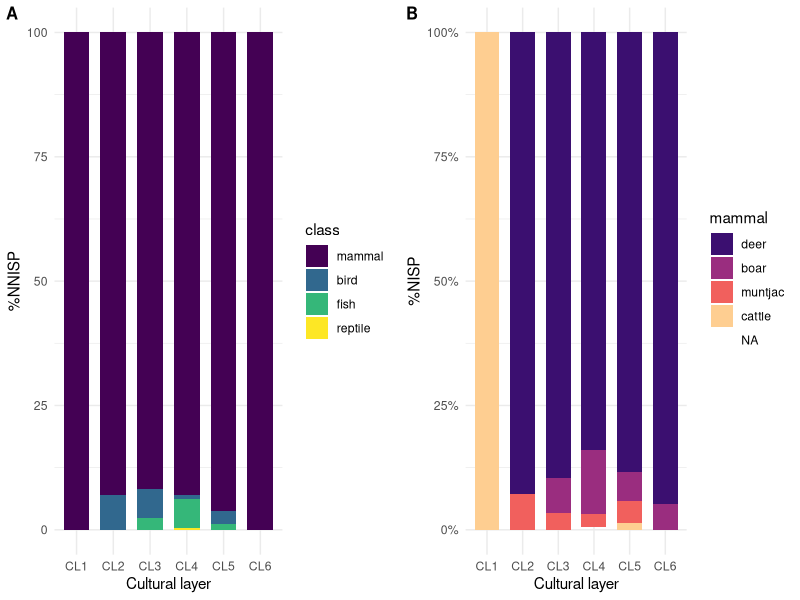
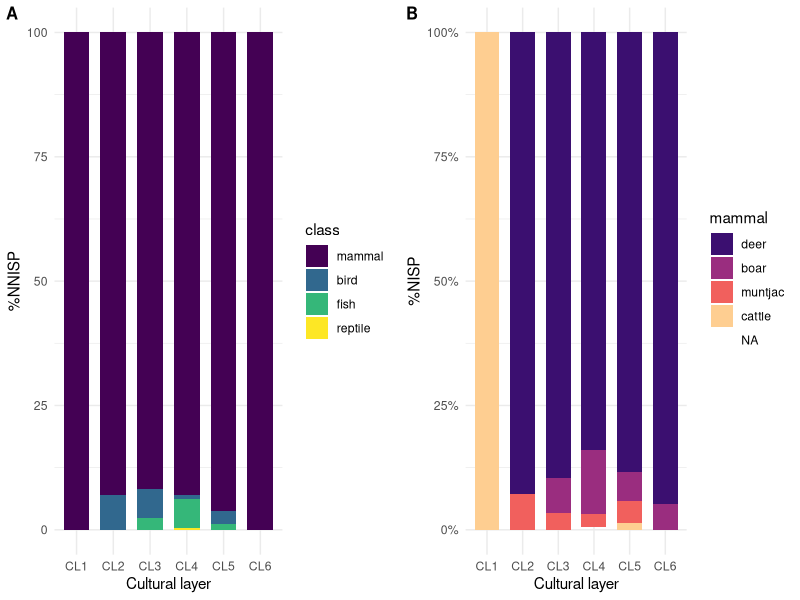

Write R code to recreate these figures, in order. (Note: this script raises an error after producing the figures.)
library(tidyverse)
# read data
kwl_fauna <- readxl::read_excel(here::here("analysis","data","raw_data","KWL_faunal_P.xlsx"), sheet = 1,
                                col_types = "text")

kwl_fauna_HM <- readxl::read_excel(here::here("analysis","data","raw_data","KWL_faunal_HM.xlsx"), sheet = 1,
                                   col_types = "text")

kwl_fauna_broken <- readxl::read_excel(here::here("analysis","data","raw_data","broken_fauna.xlsx"), sheet = 1,
                                   col_types = "text")

sample_p <- readr::read_csv(here::here("analysis", "data", "raw_data", "kwl-list-of-sampling-squares.csv"))

kwl_chro_6 <- readxl::read_excel(here::here("analysis", "data", "raw_data", "KWL_chronology.xlsx"), sheet = 5)

# tidy chronological data
kwl_chro_tidy_6 <-
  kwl_chro_6 %>%
  mutate(area = str_sub(Pit, 5, 7), Pit = str_sub(Pit, 1, 4)) %>%
  mutate(area = ifelse(area == "", "ABCD", area)) %>%
  mutate(area = sapply(strsplit(area, ""), paste, collapse= ",")) %>%
  separate_rows(area) %>%
  pivot_longer(cols = starts_with("L"), names_to = "layer", values_to = "period") %>%
  mutate(layer = str_sub(layer, 2, 3)) %>%
  mutate(layer = ifelse(nchar(layer) == 1, paste0("0", layer), layer))

# combine faunal data of cultural layers and temporal sequences
fauna_sam <-
  kwl_fauna %>%
  mutate(Pit = paste(context, pit, sep = "")) %>%
  filter(Pit %in% sample_p$the_sq) %>%
  filter(componant == "上文化層" &!layer == "00") %>% #remove sc
  #filter(!str_detect(`總報告類別`, "[[:punct:]]+|[0-9]+")) %>%
  mutate(area = ifelse(is.na(area), "C", area)) %>% # assign an area to the blanks, which won't change the results
  left_join(kwl_chro_tidy_6, by = c("Pit" = "Pit", "layer" = "layer", "area" = "area"))

# combine faunal data of middens and temporal sequences
fauna_H_sam <-
  kwl_fauna_HM %>%
  select(-`空間號`, -`層   位`) %>%
  mutate(Pit = paste("P", pit, sep = "")) %>%
  filter(Pit %in% sample_p$the_sq) %>%
  filter(componant == "上文化層") %>%
  left_join(kwl_chro_tidy_6, by = c("Pit" = "Pit", "layer" = "layer", "area" = "area"))

# combine and tidy data from midden and cultural layers
fauna_combined_context_all <-
  rbind(fauna_sam, fauna_H_sam) %>% # combine the two datasets
  filter(!`部位/名稱` %in% c("角","犄角","角?")) %>%  #not associated with diet
  filter(!`部位/名稱`== "角基部"|!is.na(`部位/左右`)) %>% # associated with cranial parts
  mutate(`重量(g)` = as.numeric(`重量(g)`)) %>%
  group_by(taxa) %>%
  mutate(`Weight (g)` = sum(`重量(g)`, na.rm = T)) %>%
  ungroup() %>%
  mutate(period = factor(period, levels = c("CL1","CL2","CL3","CL4","CL5","CL6"), order = T)) %>%
  mutate(category = case_when(str_detect(animal, "sika")|str_detect(animal, "sambar")|
                              str_detect(animal, "e deer")~ "deer", str_detect(animal, "fish") ~ "fish",
                              str_detect(animal, "cattle")|str_detect(animal, "buffalo")~ "cattle",
                              animal == "aves" ~ "bird", TRUE ~ animal)) %>%
  mutate(class = case_when(str_detect(taxa, "muntjac")|str_detect(taxa, "ammal")|str_detect(taxa, "erv")|
                           str_detect(taxa, "Sus")|str_detect(taxa, "Rattus")|str_detect(taxa, "Rusa")|
                           str_detect(taxa, "Bos")|str_detect(taxa, "Bubalus")~ "mammal",
                           str_detect(category, "fish") ~ "fish", str_detect(category, "bird") ~ "bird",
                           TRUE ~ "reptile")) %>%
  mutate(`部位/左右` = case_when(`部位/左右` == "Ｌ" ~ "L", `部位/左右` == "Ｒ" ~ "R", TRUE ~ `部位/左右`)) %>%
  mutate(category = fct_relevel(category, "deer","boar","muntjac","cattle","rat","bird","fish","turtle")) %>%
  mutate(cutmarks = ifelse(str_detect(`人為痕跡`, "切"),"yes", "no"),
         fractures = ifelse(str_detect(`人為痕跡`, "削")|str_detect(`人為痕跡`, "砍")|
                            str_detect(`人為痕跡`, "折"), "yes", "no"),
         burning =  ifelse(str_detect(`人為痕跡`, "火")|str_detect(`人為痕跡`, "燒"), "yes", "no")) %>%
  filter(is.na(refitted)) # for NISP

# taxa counts
fauna_combined_taxa <-
  fauna_combined_context_all %>%
  count(taxa, `Weight (g)`) %>%
  mutate(taxa = str_replace(taxa, "cervidae", "cervid")) %>%
  mutate(taxa = case_when(str_detect(taxa, "mm") ~ paste("Unidentified", tolower(taxa), sep =" "),
                          TRUE ~ taxa)) %>%
  mutate(`Common name` = case_when(str_detect(taxa, "Cer") ~ "Sika deer", str_detect(taxa, "Bub") ~ "Water buffalo",
                                   str_detect(taxa, "Rus") ~ "Sambar deer", str_detect(taxa, "Ree") ~ "Muntjac",
                                   str_detect(taxa, "Sus") ~ "Boar", str_detect(taxa, "Bos") ~ "Yellow cattle",
                                   str_detect(taxa, "Rat") ~ "Rat", str_detect(taxa, "Pli") ~ "Catfish",
                                   str_detect(taxa, "Act") ~ "Ray-finned fish", str_detect(taxa, "Tes") ~ "Turtle",
                                   str_detect(taxa, "cervid") ~ "Deer family")) %>%
  mutate(group = case_when(str_detect(`Common name`, "deer") ~ 1, str_detect(`Common name`, "Deer") ~ 2,
                           str_detect(taxa, "Sus") ~ 3, str_detect(taxa, "Bub")|str_detect(taxa, "Bos") ~ 4,
                           str_detect(taxa, "munt") ~ 5, str_detect(taxa, "Rat") ~ 6, str_detect(`Common name`, "fish") ~ 7,
                           str_detect(taxa, "Tes") ~ 8, str_detect(taxa, "Ave") ~ 9, str_detect(taxa, "large m") ~ 10,
                           str_detect(taxa, "medium m") ~ 11, TRUE ~ 12)) %>%
  group_by(group) %>%
  arrange(desc(`Weight (g)`), .by_group = TRUE) %>%
  ungroup () %>%
  rename(Taxon = taxa, NISP = n) %>%
  select(Taxon, `Common name`,  NISP, `Weight (g)`) %>%
  bind_rows(summarise(., across(where(is.numeric), sum), across(where(is.character), ~"Total"))) %>%
  mutate(`Common name`= ifelse(is.na(`Common name`)|`Common name` == "Total", "-", `Common name`))

# calculate MNI
fauna_combined_MNI <-
  fauna_combined_context_all %>%
  filter(!is.na(`部位/左右`)) %>%
  count(`部位/左右`, category, `部位/名稱`)

fauna_combined_context <-
  fauna_combined_context_all %>%
  filter(!taxa == "Rattus sp.")

################### Taxonomic abundance ###################
# barplot I: classes of vertebrates by period (NISP)
verte_class_barplot <-
  fauna_combined_context %>%
  drop_na(period, class) %>%
  group_by(period) %>%
  mutate(class = factor(class, levels = c("mammal", "bird", "fish", "reptile"), ordered = TRUE)) %>%
  ggplot(aes(x = period, fill = class))+
  geom_bar(position = "fill", width = 0.7) + #position_dodge2(preserve = "single")
  labs(y = "NISP", x = "cultural layer") +
  scale_y_continuous(labels = scales::percent) +
  theme_minimal() +
  theme(legend.title=element_blank())

# barplot II: classes of vertebrates by period (normed NISP across classes)
verte_class_barplot_normed <-
  fauna_combined_context %>%
  count(period, class) %>% #class
  drop_na(period, class) %>%
  mutate(NNISP = case_when(str_detect(class, "mammal") ~ n/205,
                           str_detect(class, "bird") ~ n/120,
                           str_detect(class, "fish") ~ n/150,
                           str_detect(class, "reptile") ~ n/200)) %>%
  mutate(class = factor(class, levels = c("mammal", "bird", "fish", "reptile"), ordered = TRUE)) %>%
  group_by(period) %>%
  summarise(total_per_period = sum(NNISP), across()) %>%
  mutate(`%NNISP` = (NNISP/total_per_period)*100) %>%
  ggplot(aes(x = period, y = `%NNISP`))+
  geom_bar(stat = "identity", aes(fill = class), width = 0.7) +
  labs(y = "%NNISP", x = "Cultural layer") +
  theme_minimal()

# barplot III: relative abundance of mammals by period
library(viridis)
verte_mammal_barplot <-
  fauna_combined_context %>%
  filter(class == "mammal") %>%
  drop_na(period, category) %>% # remove category to get absolute abundance
  mutate(category = factor(category, levels = c("deer", "boar", "muntjac", "cattle"), ordered = TRUE)) %>%
  ggplot(aes(x = period, fill = category))+
  geom_bar(position = "fill", width = 0.7) +
  labs(y = "%NISP", x = "Cultural layer") +
  scale_y_continuous(labels = scales::percent) +
  theme_minimal() +
  scale_fill_viridis_d(option="magma", begin = 0.2, end = 0.9) +  #plasma
  guides(fill= guide_legend(title="mammal"))

library(cowplot)
plot_grid(verte_class_barplot_normed, verte_mammal_barplot,
          labels = c('A', 'B'), rel_widths = c(1, 1), label_size = 12)

ggsave(here::here("analysis","figures", "NISP_pro_by_layer.png"),
       bg = "white",width = 8, height = 3, dpi = 360, units = "in")

################### ubiquity ###################
# calculate the number of units for each cultural layers
kwl_unit_per_period <-
  kwl_chro_6 %>%
  mutate(all = pmap_chr(select(., -Pit, -Grid), ~toString(unique(na.omit(c(...)))))) %>%  # unite and remove duplicates
  mutate(unit = str_extract(Pit, "[A-Z]+[0-9]{3}")) %>%
  distinct(unit, .keep_all = TRUE) %>%
  mutate(CL1 = ifelse(str_detect(all, "CL1"), unit, NA)) %>%
  mutate(CL2 = ifelse(str_detect(all, "CL2"), unit, NA)) %>%
  mutate(CL3 = ifelse(str_detect(all, "CL3"), unit, NA)) %>%
  mutate(CL4 = ifelse(str_detect(all, "CL4"), unit, NA)) %>%
  mutate(CL5 = ifelse(str_detect(all, "CL5"), unit, NA)) %>%
  mutate(CL6 = ifelse(str_detect(all, "CL6"), unit, NA))

# count the units by cultural layers for later join
unit_by_period <-
  data.frame(unit_count = colSums(!is.na(kwl_unit_per_period))) %>%
  slice_tail(n = 6) %>%
  tibble::rownames_to_column("period")

# ubiquity of taxa from the 40 units by temporal sequences
fauna_ubiquity <-
  fauna_combined_context %>%
  select(Pit, layer, category, `重量(g)`, period, taxa) %>%
  count(period, Pit, category) %>%
  count(period, category) %>%
  drop_na(period, category) %>%
  left_join(unit_by_period) %>% # join the unit counts for each period
  mutate(ubiquity = paste(round(n/unit_count *100, 2), "%")) %>%
  select(-n, -unit_count) %>%
  pivot_wider(names_from = period, values_from = ubiquity) %>%
  arrange(category)

################### Skeletal part ###################
fauna_deer_only <-
  fauna_combined_context %>%
  filter(category %in% c("deer") & !is.na(period))

deer_element_BMD <- # based on Reitz and Wing (2008: 246, 247)
  fauna_deer_only %>%
  filter(!is.na(`部位/名稱`)) %>%
  count(`部位/名稱`,`部位/位置`) %>%
  mutate(part = paste0(`部位/名稱`,`部位/位置`)) %>%
  mutate(BMD = case_when(part == "astragaluscom." ~ 0.61, part %in% c("下顎及齒中段","下顎及齒片段","下顎骨片段", "下顎及齒前段") ~ 0.57,
         part == "下顎骨art." ~ 0.36, part == "下顎骨prox." ~ 0.61, part %in% c("尺骨art.", "尺骨com.", "尺骨prox.art.") ~ 0.45,
         part == "尺骨片段" ~ 0.44, part == "掌骨dis." ~ 0.58, part == "掌骨prox." ~ 0.69, part == "掌骨prox.art." ~ 0.56,
         part == "掌骨或蹠骨dis." ~ 0.575 , part == "掌骨或蹠骨dis.art." ~ 0.505, part == "掌骨或蹠骨prox." ~ 0.67,
         part %in% c("掌骨或蹠骨片段", "掌骨dis.sh.l") ~ 0.74, part == "橈骨dis." ~ 0.38, part == "橈骨dis.art." ~ 0.43,
         part == "橈骨prox." ~ 0.62, part == "橈骨prox.art." ~ 0.42, part %in% c("橈骨中段", "橈骨prox.art.sh.l") ~ 0.68,
         part %in% c("第1趾骨com.", "第1趾骨dis.") ~ 0.57, part  %in% c("第1趾骨片段", "趾骨片段") ~ 0.42, part == "第1趾骨prox." ~ 0.36,
         part == "第2趾骨prox." ~ 0.28, part %in% c("第2趾骨com.", "第2趾骨dis.","第2趾骨dis.art.") ~ 0.35,
         part == "第3趾骨com." ~ 0.25, part == "第二頸椎片段" ~ 0.16, part == "肋骨prox." ~ 0.26, part == "肋骨dor." ~ 0.25,
         part == "肋骨中段" ~ 0.40, part == "肋骨片段" ~ 0.24, part == "股骨dis.art." ~ 0.28, part == "股骨prox." ~ 0.36,
         part == "股骨prox.art." ~ 0.41, part %in% c("股骨中段", "股骨片段") ~ 0.57, part %in% c("肩胛骨art.", "肩胛骨dis.art.") ~ 0.36,
         part %in% c("肩胛骨dis.", "肩胛骨中段") ~ 0.49, part == "肩胛骨片段" ~ 0.34, part %in% c("肱骨dis.art.sh.", "肱骨dis.sh.")  ~ 0.63,
         part == "肱骨dis.art."  ~ 0.39, part %in% c("肱骨prox.art.", "肱骨prox.")  ~ 0.24, part %in% c("肱骨中段", "肱骨片段")  ~ 0.53,
         part == "胸椎片段" ~ 0.24, part == "胸骨片段" ~ 0.22, part == "脊椎片段"  ~ 0.27, part == "腰椎axi."  ~ 0.29,
         part %in% c("脛骨dis.", "脛骨dis.art.sh.") ~ 0.51, part == "脛骨dis.art."  ~ 0.50, part %in% c("脛骨prox.", "脛骨prox.art.") ~ 0.30,
         part %in% c("脛骨中段", "脛骨dis.art.sh.l") ~ 0.74, part == "腕骨cun.com." ~ 0.72, part == "腕骨trap.com." ~ 0.74,
         part == "腕骨sca.com." ~ 0.98, part == "腕骨unc.com." ~ 0.78, part %in% c("薦骨axi.", "薦骨片段") ~ 0.19,
         part %in% c("跗骨com.", "跗骨片段") ~ 0.62, part %in% c("跟骨com.", "跟骨片段") ~ 0.64, part == "跟骨dis.art." ~ 0.41,
         part == "蹠骨dis.art." ~ 0.50, part %in% c("蹠骨dis.sh.l", "蹠骨中段") ~ 0.74, part == "蹠骨prox." ~ 0.65,
         part == "蹠骨prox.art." ~ 0.55, part == "頸椎prox.art." ~ 0.16, part == "髖骨art." ~ 0.27, part == "髖骨isc." ~ 0.41,
         part == "髖骨ili.art." ~ 0.49,  part == "上肢骨中段" ~ 0.63)) %>%
  filter(!is.na(BMD)) %>%
  group_by(`部位/名稱`, BMD) %>%
  summarise(NISP = sum(n, na.rm = T)) %>%
  mutate(exp_NISP = case_when(`部位/名稱` %in% c("第1趾骨", "第2趾骨", "趾骨") ~ 17*8, `部位/名稱` == "第3趾骨" ~ 17*4,
                              `部位/名稱` %in% c("第二頸椎","頸椎", "薦骨", "胸骨") ~ 17*1, `部位/名稱` == "腰椎" ~ 17*6,
                              `部位/名稱` %in% c ("脊椎", "胸椎") ~ 17*13, `部位/名稱` == "肋骨" ~ 17*26,
                              TRUE ~ 17*2)) %>%
  mutate(sur_per = NISP/exp_NISP*100)

write.csv(deer_element_BMD, here::here("analysis", "data", "derived_data", "deer_BMD.csv"))

Survival_BMD <-
  deer_element_BMD %>%
  ggplot(aes(x= BMD, y= sur_per)) +
  geom_point() +
  labs(x= "Bone Mineral Density", y= "% Survivorship") +
  scale_y_continuous(breaks = seq(0, 100, by = 20)) +
  theme_minimal()

lm_sur_BMD <- summary(lm(NISP ~ BMD, data = deer_element_BMD))
cor_sur_BMD <- cor.test(deer_element_BMD$NISP, deer_element_BMD$BMD)

fauna_deer_portion <-
  fauna_deer_only %>%
  mutate(portion = case_when(
    `部位/名稱` %in% c("胸椎","腰椎","頸椎","第二頸椎","脊椎","肋骨","薦骨","胸骨") ~ "axial",
    `部位/名稱` %in% c("肩胛骨","肱骨","尺骨","橈骨") ~ "upper forelimb", #upper limb, "上肢骨"
    `部位/名稱` %in% c("脛骨","髖骨","股骨") ~ "upper hindlimb",
    `部位/名稱` %in% c("掌骨","掌骨或蹠骨","蹠骨","跗骨","腕骨","跟骨","astragalus") ~ "lower limb",
    `部位/名稱` %in% c("上顎骨","上顎及齒","下顎及齒","下顎骨","枕骨","頭骨","顱骨","角基部") ~ "head",
    `部位/名稱` %in% c("第1趾骨","第2趾骨","第3趾骨","趾骨") ~ "foot")) #"上顎齒","下顎齒","臼齒","齒"

deer_portion_plot <-
  fauna_deer_portion %>%
  select(period, portion, animal) %>%
  drop_na() %>%
  count(period, portion) %>%
  mutate(period = factor(period, levels = c("CL1","CL2","CL3","CL4","CL5","CL6"))) %>% #ordered = TRUE
  mutate(portion= factor(portion, levels = c('head','upper forelimb','upper hindlimb','axial','lower limb','foot'))) %>%
  ggplot(aes(period, n, fill = portion)) + #fill = portion
  geom_bar(stat = "identity",
           position = position_dodge2(preserve = "single"), widtg = 0.6) + #stat = "identity", position = "fill"
  labs(x = "Cultural layer", y = "NISP") +
  guides(fill= guide_legend(title="deer portion")) +
  scale_fill_viridis_d(labels = c('head','upper forelimb','upper hindlimb','axial','lower limb','foot')) +
  #scale_fill_discrete(breaks= c('head', 'lower limb', 'forelimb upper', 'hindlimb upper', 'body')) +
  theme_minimal()

# long bones
deer_long_bone <-
  fauna_deer_only %>%
  filter(`部位/名稱` %in% c("脛骨","股骨","肱骨","尺骨","上肢骨","掌骨","掌骨或蹠骨","蹠骨")) %>%
  count(period, `部位/位置`) %>%
  mutate(zone = case_when(str_detect(`部位/位置`, "prox.")|`部位/位置` == "art." ~ "proximal",
                          str_detect(`部位/位置`, "dis.") ~ "distal", str_detect(`部位/位置`, "com.") ~ "complete",
                          str_detect(`部位/位置`, "段") ~ "medial"))

deer_longbone_pro <-
  deer_long_bone %>%
  ggplot(aes(x = period, fill = zone)) +
  geom_bar(position = "fill", width = 0.7) +
  labs(y = "%NISP", x = "cultural layer") +
  scale_y_continuous(labels = scales::percent) +
  theme_minimal()

library(cowplot)
plot_grid(deer_portion_plot, Survival_BMD,
          labels = c('A', 'B'), rel_widths = c(2.2, 1), label_size = 12)

ggsave(here::here("analysis", "figures", "deer_elements.png"), h = 3, w = 10, units = "in")

################### fragmentation #######################
# calculate MNE
deer_MNE <-
  fauna_deer_only  %>%
  filter(!is.na(`部位/左右`)&is.na(overlap)) %>% #remove overlapped fragments
  count(period,`部位/左右`,`部位/名稱`,`部位/位置`) %>%
  group_by(period) %>%
  summarise(MNE = sum(n), across())

deer_NISP <-
  fauna_deer_only %>%
  count(period) %>%
  rename(NISP = n)

frag_index <-
  left_join(deer_MNE, deer_NISP) %>%
  mutate(index = MNE/NISP)

# broken bones(all taxa)
fauna_broken <-
  kwl_fauna_broken %>%
  mutate(Pit = paste(context,pit, sep = "")) %>%
  filter(Pit %in% sample_p$the_sq) %>%
  filter(!layer == "00") %>% #remove sc
  mutate(area = ifelse(is.na(section), "A", section)) %>%
  mutate(`重量(g)` = as.numeric(`重量(g)`)) %>%
  left_join(kwl_chro_tidy_6) %>%
         #   by = c("Pit" = "Pit", "layer" = "layer", "area" = "area")) %>%
  group_by(period) %>%
  summarise(weight = sum(`重量(g)`)) %>%
  filter(!is.na(period))

fauna_broken_plot <-
  fauna_broken %>%
  mutate(period = factor(period, levels = c("CL1","CL2","CL3","CL4","CL5","CL6"), order = T)) %>%
  ggplot(aes(x= period, y=weight,  width=0.5)) +
  geom_bar(stat="identity")+
  labs(x= NULL, y = "weight(g)") +
  #scale_y_continuous(breaks = seq(0, 90, by = 10)) +
  theme_minimal()

weight_head <-
  fauna_deer_portion %>%
  mutate(`重量(g)` = as.numeric(`重量(g)`)) %>%
  filter(portion == "head") %>%
  group_by(period) %>%
  summarise(weight = sum(`重量(g)`, na.rm = T)) %>%
  filter(!is.na(period)) %>%
  ggplot(aes(x= period, y=weight,  width=0.5)) +
  geom_bar(stat="identity")+
  theme_minimal()

#ggsave(here::here("analysis", "figures", "talk-fauna-6.png"), h = 2, w =4, units = "in")

################### Cutmarks ###################
# count cutmarks throughout all taxa
fauna_total_cut <-
  fauna_combined_context %>%
  filter(cutmarks == "yes") %>%
  group_by(taxa, period) %>%
  count() %>%
  rename(`NISP with cutmarks` = n) %>%
  drop_na(period, taxa)

# cutmarks on deer bones
fauna_deer_joints <-
  fauna_deer_portion  %>%
  mutate(joint = case_when(`部位/名稱` %in% c( "肩胛骨") ~ "shoulder",
                             `部位/名稱` %in% c("橈骨","尺骨","肱骨") ~ "elbow",
                             `部位/名稱` %in% c("掌骨","腕骨") ~ "wrist", #"掌骨或蹠骨"
                             `部位/名稱` %in% c("髖骨","股骨","薦骨") ~ "hip",
                             `部位/名稱` %in% c("脛骨") ~ "knee",
                             `部位/名稱` %in% c("蹠骨", "跟骨", "附骨", "astragalus") ~ "ankle")) #"蹠骨(或掌骨)"

# deer joints with cutmarks
fauna_deer_cut <-
  fauna_deer_joints %>%
  filter(cutmarks == "yes") %>%
  group_by(period, joint) %>%
  count() %>%
  rename(`NISP with cutmarks` = n) %>%
  drop_na()

# deer bones by portion in total
fauna_deer_NNISP <-
  fauna_deer_joints %>%
  group_by(period, joint) %>%
  count() %>%
  left_join(fauna_deer_cut) %>%
  rename(NISP = n) %>%
  drop_na() %>%
  #mutate_all(funs(ifelse(is.na(.), 0, .))) %>%
  mutate(proportion = round(`NISP with cutmarks`/NISP, 2), NNISP = NISP/2) %>%
  group_by(period) %>%
  mutate(`%NNISP` = round(NNISP/sum(NNISP), 2)) %>%
  mutate(cut_percent = `%NNISP` * proportion)

# plot
deer_cut <-
  ggplot(fauna_deer_NNISP, aes(x = period, y = proportion,
         fill = factor(joint, levels = (c("shoulder","elbow","wrist","hip","knee","ankle"))))) +
  geom_bar(stat = "identity", position = position_dodge2(preserve = "single")) +
  scale_color_discrete(breaks=c("CL1", "CL2", "CL3", "CL4", "CL5", "CL6")) +
  labs(x = NULL, y = "joints with cutmarks (%NNISP)") +
  guides(fill= guide_legend(title="joints"))+
  scale_fill_viridis_d(labels=c("shoulder","elbow","wrist","hip","knee","ankle")) +
  theme_minimal()
  #theme(legend.position = "none")

ggsave(here::here("analysis", "figures", "talk-fauna-3.png"), h = 4, w =4.5, units = "in")

# t-test (for two groups only)
res <- t.test(cut_percent ~ period, data = fauna_deer_NNISP)

################### Cutmarks related to skinning ###################
# Skeletal elements related to skinning
deerskin_portion <-
  fauna_deer_only %>%
  mutate(skinning_cut = case_when(str_detect(.$`部位/名稱`, "掌骨")|
                                  str_detect(.$`部位/名稱`, "蹠骨") ~ "metapodials",
                                  str_detect(.$`部位/名稱`, "腕骨")|
                                  str_detect(.$`部位/名稱`, "跗骨") ~ "carpal/tarsal",
                                  str_detect(.$`部位/名稱`, "趾骨") ~ "phalanges",
                                  str_detect(.$`部位/名稱`, "頸椎")|
                                  str_detect(.$`部位/名稱`, "枕骨")|
                                  str_detect(.$`部位/名稱`, "薦骨") ~ "neck/tail regions",
                                  TRUE ~ "others"))
  #filter(!`人為痕跡` %in% c("火燒"))

# NISP for skeletal elements related to skinning
deerskin_portion_NISP <-
  deerskin_portion %>%
  filter(!skinning_cut == "others") %>%
  group_by(period, skinning_cut) %>%
  count() %>%
  rename(NISP_skin_bone = n) %>%
  drop_na()

# plot bones associated with hide removal processes
deer_skinning_related <-
  deerskin_portion_NISP %>%
  ggplot(aes(x = period, y = NISP_skin_bone , fill = skinning_cut)) +
  scale_color_discrete(breaks=c("CL1", "CL2", "CL3", "CL4", "CL5", "CL6")) +
  geom_bar(stat = "identity", position = position_dodge2(preserve = "single")) +
  labs(x = NULL, y = "NISP") +
  scale_fill_viridis_d(labels=c('carpal/\ntarsal', 'metapodials', 'neck/\ntail regions', 'phalanges')) +
  theme_minimal()

# NISP with circular and straight cutmarks
deerskin_portion_NISP_cut <-
  deerskin_portion %>%
  filter(str_detect(`人為痕跡`, "切")) %>%
  group_by(period, skinning_cut) %>%
  count() %>%
  left_join(deerskin_portion_NISP) %>%
  drop_na() %>%
  mutate(proportion = n/NISP_skin_bone)

# plot the proportion of skinning bones with cutmarks
deer_cut_skinning <-
  deerskin_portion_NISP_cut %>%
  ggplot(aes(x = period, y = proportion , fill = skinning_cut)) +
  scale_color_discrete(breaks=c("CL1", "CL2", "CL3", "CL4", "CL5", "CL6")) +
  geom_bar(stat = "identity", position = position_dodge2(preserve = "single")) +
  labs(x = NULL, y = "%NISP") +
  scale_fill_viridis_d(labels=c('carpal/\ntarsal', 'metapodials', 'phalanges','neck/\ntail regions')) +
  theme_minimal()

ggsave(here::here("analysis", "figures", "talk-fauna-5.png"), h = 3, w =5, units = "in")

# combine
plot_grid(deer_cut, deer_cut_skinning,
          labels = c('A', 'B'), rel_widths = c(1, 1.55), label_size = 12)

ggsave(here::here("analysis", "figures", "deer-cut.png"), h = 4, w =8, units = "in")

# t-test
res <- t.test(cut_percent ~ period, data = fauna_deer_skin_NNISP)

###############modification################
# burn bones
burned_deer <-
  fauna_deer_only %>% filter(burning == "yes") %>% count(period) %>% rename(burned = n)

# bones with cutmarks
cutmark_deer <-
  fauna_deer_only %>% filter(cutmarks == "yes") %>% count(period) %>% rename(cutmarks = n)

# bones with fractures
frac_deer <-
  fauna_deer_only %>% filter(fractures  == "yes") %>% count(period) %>% rename(fractures = n)

# NISP per period
fauna_deer_only_NISP <- fauna_deer_only %>% count(period) %>% rename(NISP = n)

# join
deer_modify <-
  fauna_deer_only_NISP %>% left_join(cutmark_deer) %>% left_join(burned_deer) %>% left_join(frac_deer)
